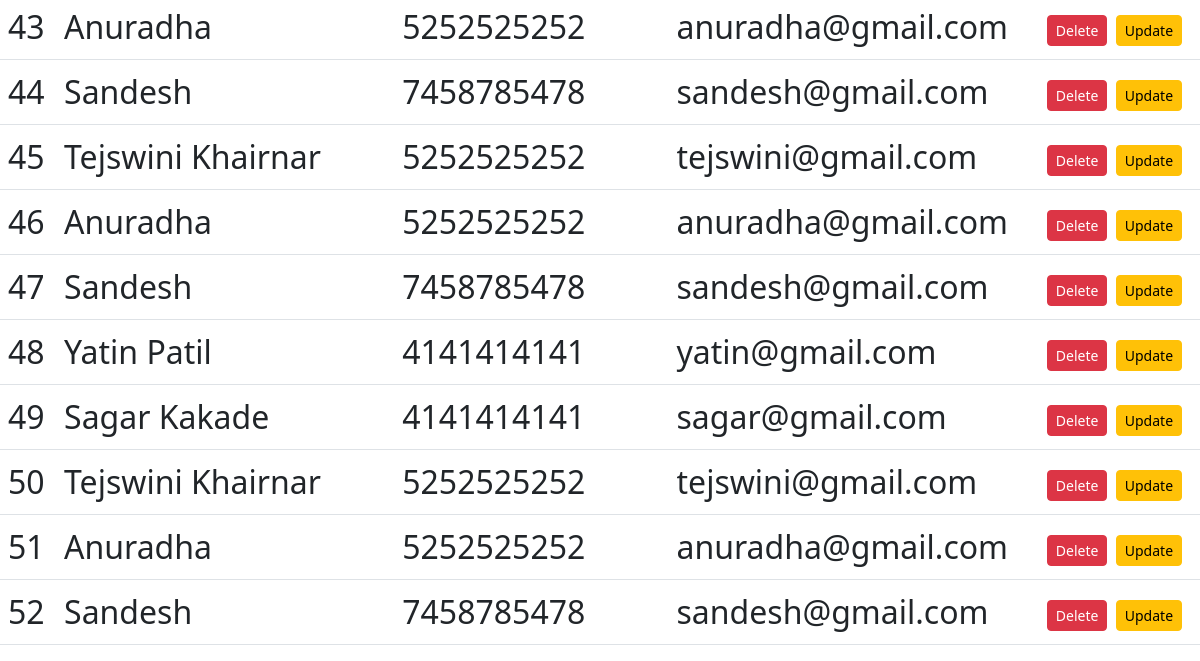
The page /list/ (lower part) on the database as committed earlier.
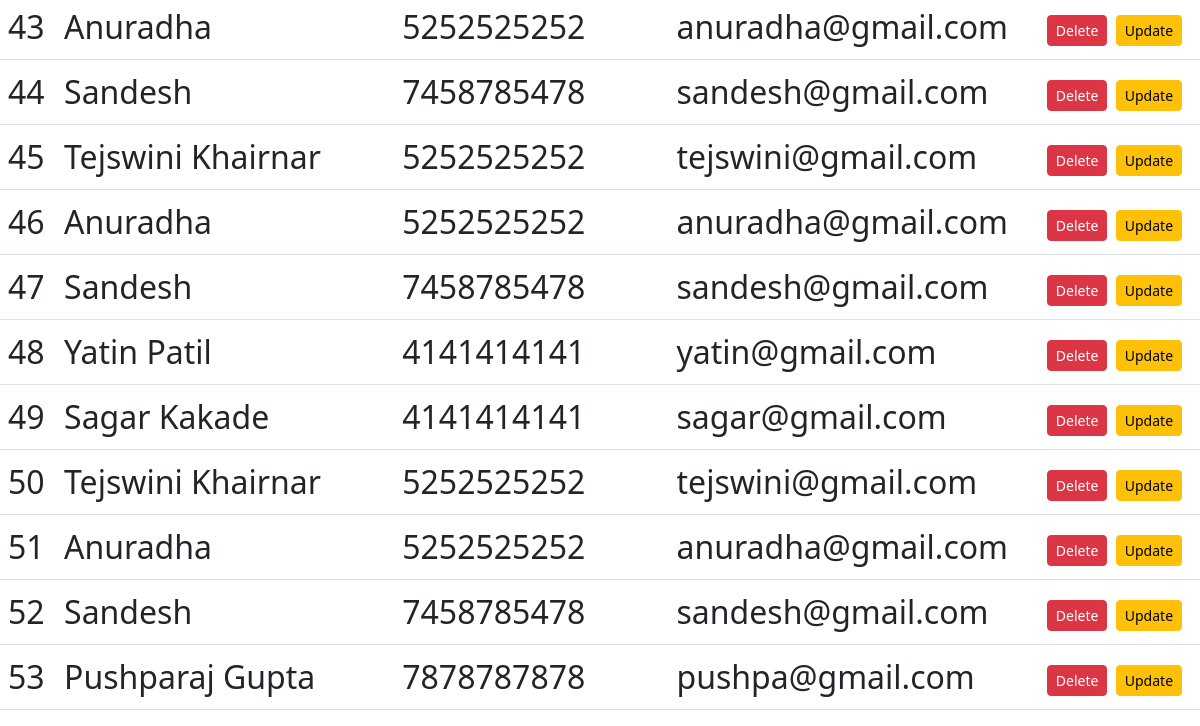
The same page on the database as committed later.
### crud/models.py (models this page shows, shortened)
class Student(models.Model):
    id = models.IntegerField(primary_key=True , null=False)
    name = models.CharField(max_length=255 , null=True)
    phone_number = models.CharField(max_length=10 , null=True)
    email = models.EmailField(default=None, null=True)

### crud/views.py (the view)
class StudentListView (ListView):
    template_name = "student-list.html"
    model = Student
    def get_queryset(self):
        qs = Student.objects.all()
        return qs

### templates/student-list.html (shortened to what this page needs)
<!doctype html>
<html lang="en">
  <head>
    <link href="https://cdn.jsdelivr.net/npm/bootstrap@5.2.3/dist/css/bootstrap.min.css" rel="stylesheet">
  </head>
  <body>
  </body>
</html>
                <table class="table">
                    <tbody>
                            {% for object in object_list %}
                    <div class="text-center">
                        <tr>
                            <td>{{object.id}}</td>
                            <td>{{object.name}}</td>
                            <td>{{object.phone_number}}</td>
                            <td>{{object.email}}</td>
                            <td>
                              <a href="/delete/{{object.id}}"  class="btn btn-danger btn-sm">Delete</a>
                              <a href="/update/{{object.id}}" class="btn btn-warning btn-sm">Update</a>
                            </td>
                        </tr>
                    </div>
                            {% endfor %}
                    </tbody>
                </table>

### templates/student-list.html (style rules this page uses)
.table { font-size:2rem; }

Rows that differ between the two databases and show on the page:
added Student: id "53", name "Pushparaj Gupta", phone_number "7878787878", email "pushpa@gmail.com"
